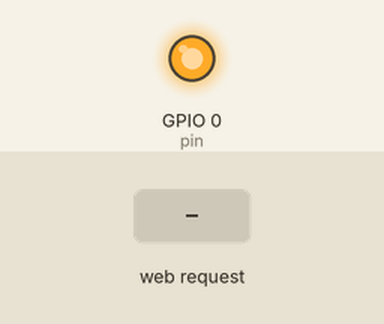
This sketch was run on a simulated ESP8266 (NodeMCU). Parts: output pins drawn as LEDs (lit = HIGH). Inputs (shaded band) come from the test bench. WiFi joins after 1.5 s; servers stay silent unless stated; what the sketch prints to the serial monitor is not drawn.

Above: at 3.7 s.
3.8 s: HTTP request GET /LEDOn received
At 4.3 s:
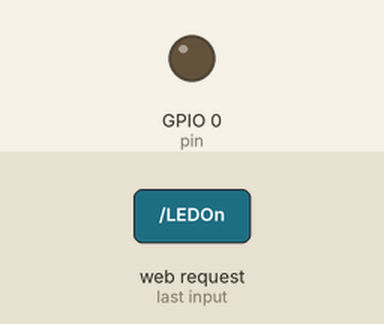
5.3 s: HTTP request GET /LEDOff received
At 6.6 s:
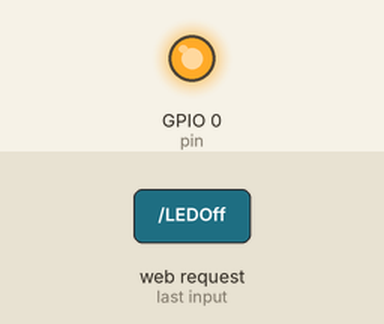
Timing chart, 0 to 8.3 s (numbered marks = the images above; inputs shaded):
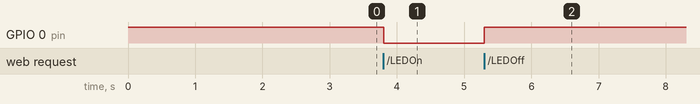

The sketch:

On_Off_relay_home_automation.ino
```cpp
#include<ESP8266WiFi.h>
#include<ESP8266WebServer.h>
#include<WebSocketsServer.h>

ESP8266WebServer server;
WebSocketsServer webSocket = WebSocketsServer(81);

uint8_t pin=0;
String page="";
char * ssid ="Netplus2229";
char * password="tanisharit@123";

 void setup()
 {
  page = "<p><a href=\"LEDOn\"><button>ON</button></a>&nbsp;<a href=\"LEDOff\"><button>OFF</button></a></p>";
  pinMode(pin,OUTPUT);
  digitalWrite(pin,HIGH);

  delay(1000);
  WiFi.begin(ssid,password);
  Serial.begin(115200);
  while(WiFi.status()!=WL_CONNECTED)
  {
    Serial.print(".");
    delay(500);
  }
  Serial.println("");
  Serial.print("ip Address: ");
  Serial.print(WiFi.localIP());

  server.on("/",[](){
    server.send(200, "text/html",page); //_p because webpage store in flash memory
    });

  server.on("/LEDOn",[](){
    server.send(200,"text/html",page);
    digitalWrite(pin,LOW);
    delay(1000);
    });


  server.on("/LEDOff",[](){
    server.send(200,"text/html",page);
    digitalWrite(pin,HIGH);
    delay(1000);
    });
  server.begin();
  webSocket.begin();
  webSocket.onEvent(webSocketEvent);
 }

 void loop()
 {
  webSocket.loop();
  server.handleClient();
  if(Serial.available() > 0){
    char c[]={(char)Serial.read()};
    webSocket.broadcastTXT(c,sizeof(c));
  }
 }

 void webSocketEvent(uint8_t num,WStype_t type, uint8_t *payload, size_t length){
    if(type == WStype_TEXT){
      for(int i=0;i<length;i++)
        Serial.print((char)payload[i]);
        Serial.println();
        }

 }
```

Measured:
- after the input at 3.8 s, GPIO 0 (pin): HIGH → LOW at once
- after the input at 5.3 s, GPIO 0 (pin): LOW → HIGH at once
